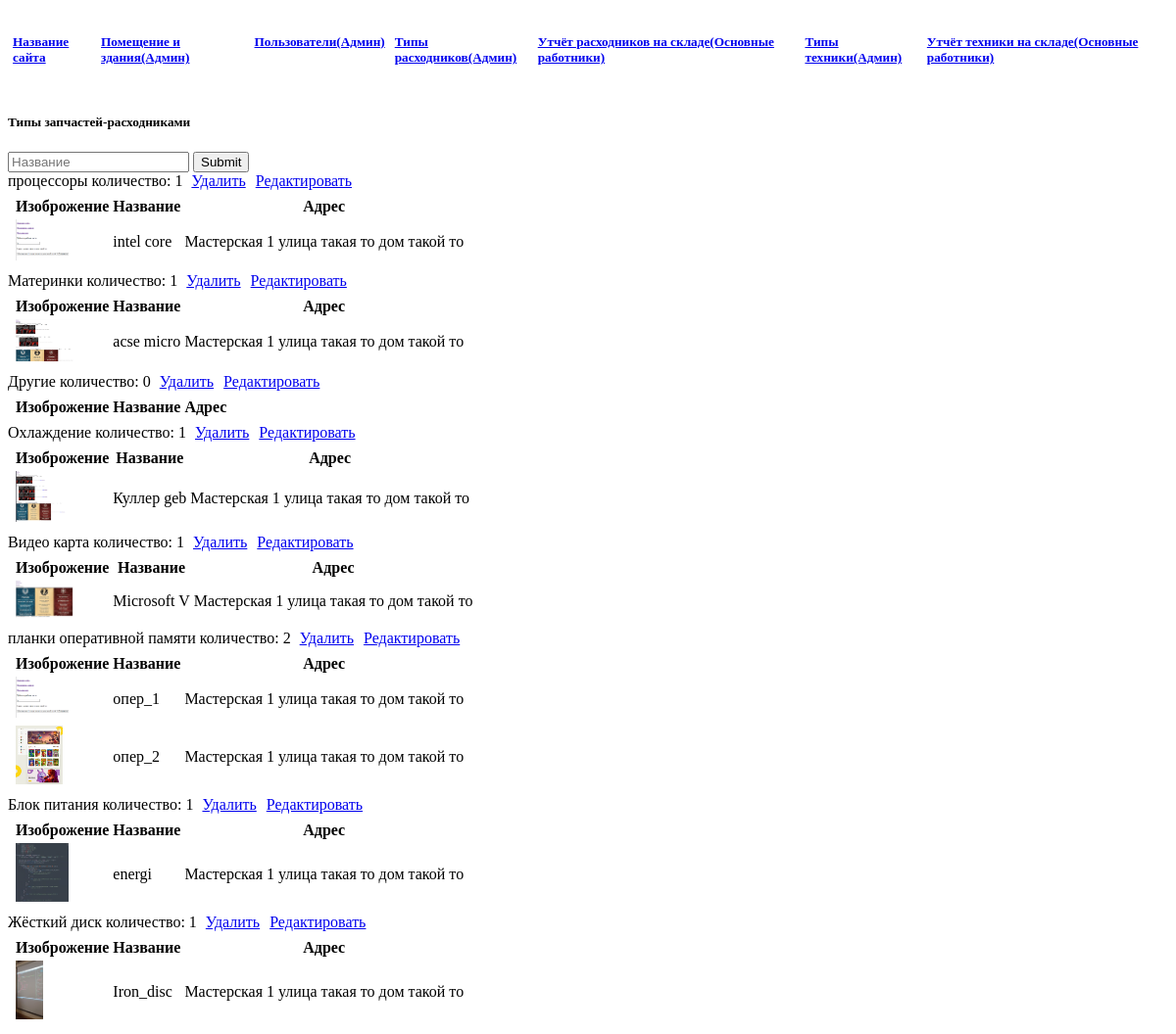
Screenshot of /aces_type.php with the database file from the repository.
### tables this page shows
CREATE TABLE `Type_aces` (
  `id` int NOT NULL,
  `name` varchar(50) NOT NULL,
  `quantity` varchar(255) DEFAULT '0'
);

CREATE TABLE `Accessories` (
  `id` varchar(250) NOT NULL,
  `images` varchar(255) NOT NULL,
  `name` varchar(50) NOT NULL,
  `id_w_shop` int NOT NULL,
  `id_type_aces` varchar(255) NOT NULL,
  `id_dev` varchar(255) DEFAULT NULL
);

CREATE TABLE `Workshops` (
  `id` int NOT NULL,
  `image` varchar(255) NOT NULL,
  `name` varchar(50) NOT NULL,
  `address` varchar(50) NOT NULL
);

### aces_type.php (the view, shortened to what this page needs)
<?php
require_once 'view/header.html';
?>
<h5>Типы запчастей-расходниками</h5>
<form method="POST" action="controller/add_aces.php" enctype="multipart/form-data">
	<input type="text" name="name" placeholder="Название">
	<input type="submit" name="reg">
</form>
	<?php
	$tp_sql_aces="SELECT * FROM `Type_aces`";
	$run_tp_sql_aces=mysqli_query($con, $tp_sql_aces);
	while ($row_td_aces = mysqli_fetch_array($run_tp_sql_aces)) {
		$id_td_aces=$row_td_aces['id'];
		$name_td_aces=$row_td_aces['name'];
		$quantity_td_aces=$row_td_aces['quantity'];
		$jobs_sql="SELECT * FROM `Accessories` WHERE `id_type_aces`='$id_td_aces'";
		$run_jobs_sql=mysqli_query($con, $jobs_sql);
		echo "
		<table>
		<tr>
			<th>Изоброжение</th>
			<th>Название</th>
			<th>Адрес</th>
		</tr>";
		echo "$name_td_aces количество: $quantity_td_aces
		<a href='controller/dell_aces_type.php?id=$id_td_aces'>Удалить</a>
		<a href='acse_edit.php?id=$id_td_aces'>Редактировать</a>";
		while ($row_aces = mysqli_fetch_array($run_jobs_sql)) {
			$image_aces=$row_aces['images'];
			$name_aces=$row_aces['name'];
			$id_w_shop_aces=$row_aces['id_w_shop'];
			$ws_sql_aces="SELECT * FROM `Workshops` WHERE `id`='$id_w_shop_aces'";
			$run_ws_sql_aces=mysqli_query($con, $ws_sql_aces);
			$row_ws_aces = mysqli_fetch_array($run_ws_sql_aces);
			$name_ws_aces=$row_ws_aces['name'];
			$address_ws_aces=$row_ws_aces['address'];
			echo "
			<tr>
				<td><div class='logo'><img src='assets/image/Accessories/$image_aces'></div></td>
				<td>$name_aces</td>
				<td>$name_ws_aces $address_ws_aces</td>
			</tr>
		";
		}
	}
	?>
</table>

### assets/style/style.css (style rules this page uses)
header { display: flex; }
a { margin: 5px; }
.but_logo { display: flex; }
.but_head { display: flex; }
.logo img { max-width: 60px; max-height: 60px; }
table { display: flex; margin: 5px; }

### rows the page displays
accessories: images (picture), name "intel core", workshops.name "Мастерская 1", workshops.address "улица такая то дом такой то"
accessories: images (picture), name "acse micro", workshops.name "Мастерская 1", workshops.address "улица такая то дом такой то"
accessories: images (picture), name "Куллер geb", workshops.name "Мастерская 1", workshops.address "улица такая то дом такой то"
accessories: images (picture), name "Microsoft V", workshops.name "Мастерская 1", workshops.address "улица такая то дом такой то"
accessories: images (picture), name "опер_1", workshops.name "Мастерская 1", workshops.address "улица такая то дом такой то"
accessories: images (picture), name "опер_2", workshops.name "Мастерская 1", workshops.address "улица такая то дом такой то"
accessories: images (picture), name "energi", workshops.name "Мастерская 1", workshops.address "улица такая то дом такой то"
accessories: images (picture), name "Iron_disc", workshops.name "Мастерская 1", workshops.address "улица такая то дом такой то"
